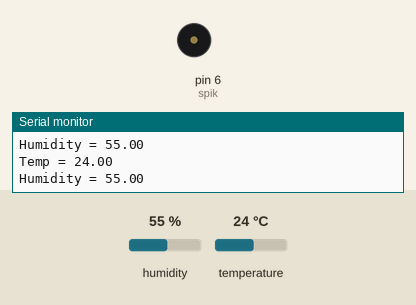
Recording of a sketch running on a simulated Arduino Uno, built with avr-gcc and run on an emulated ATmega328P. Shown: buzzer (waves = sounding), the last lines printed to the serial monitor. Inputs (shaded band) come from the test bench; at power-on: humidity 55 %, temperature 24 °C.

Above: at 2.8 s.
2.9 s: humidity set to 88 %
5.6 s: humidity set to 91 %
At 6.5 s:
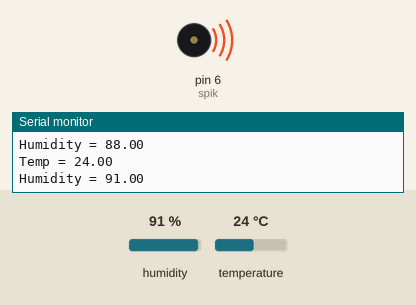
12.6 s: humidity set to 22 %
At 14.7 s:
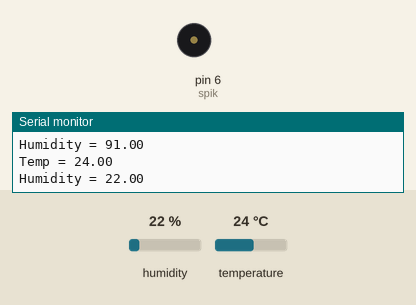
Timing chart, 0 to 16.2 s (numbered marks = the images above; inputs shaded):
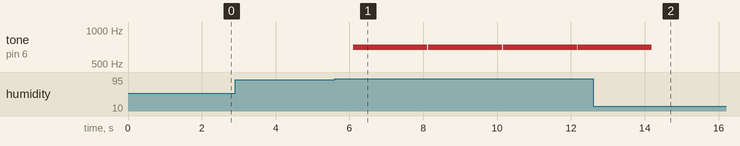

Measured:
- the behaviour switches between 89 and 90 % on humidity (found by bisection; images 0 and 1)
- after the input at 5.6 s, tone on pin 6 (spik): alternates 700 Hz for 2.0 s and silent for 0.02 s, starting after 0.51 s
- after the input at 12.6 s, tone on pin 6 (spik): goes on until 14.2 s, then stays silent

The sketch:

DHT11.ino
```cpp
#include "DHT.h"
#define DHTPIN 8
#define DHTTYPE DHT11
#define T_C 700
DHT dht(DHTPIN,DHTTYPE);
int spik = 6;
void setup() {
  dht.begin();
  Serial.begin(9600);

}

void loop() {
  float temp=dht.readTemperature();
  float hum=dht.readHumidity();
  Serial.print("Temp = ");
  Serial.println(temp);
  Serial.print("Humidity = ");
  Serial.println(hum);
  if( hum >= 90.00 )
  {
   tone(spik,T_C);
  }
  delay(500);
  noTone(spik);
}
```
